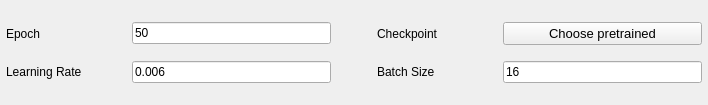
                <widget class="QWidget" name="t3_scrollAreaWidgetContents">
                 <property name="geometry">
                  <rect>
                   <x>0</x>
                   <y>0</y>
                   <width>708</width>
                   <height>105</height>
                  </rect>
                 </property>
                 <layout class="QGridLayout" name="gridLayout_15" columnstretch="3,5,1,3,5">
                  <property name="leftMargin">
                   <number>6</number>
                  </property>
                  <property name="topMargin">
                   <number>6</number>
                  </property>
                  <property name="rightMargin">
                   <number>6</number>
                  </property>
                  <property name="bottomMargin">
                   <number>6</number>
                  </property>
                  <property name="horizontalSpacing">
                   <number>6</number>
                  </property>
                  <property name="verticalSpacing">
                   <number>0</number>
                  </property>
                  <item row="3" column="1">
                   <widget class="QLineEdit" name="t3_retrain_lr">
                    <property name="text">
                     <string>0.006</string>
                    </property>
                   </widget>
                  </item>
                  <item row="2" column="0">
                   <widget class="QLabel" name="t3_retrain_lbl_epoch">
                    <property name="sizePolicy">
                     <sizepolicy hsizetype="Preferred" vsizetype="Preferred">
                      <horstretch>0</horstretch>
                      <verstretch>0</verstretch>
                     </sizepolicy>
                    </property>
                    <property name="maximumSize">
                     <size>
                      <width>16777215</width>
                      <height>28</height>
                     </size>
                    </property>
                    <property name="text">
                     <string>Epoch</string>
                    </property>
                   </widget>
                  </item>
                  <item row="3" column="0">
                   <widget class="QLabel" name="t3_retrain_lbl_lr">
                    <property name="maximumSize">
                     <size>
                      <width>16777215</width>
                      <height>28</height>
                     </size>
                    </property>
                    <property name="text">
                     <string>Learning Rate</string>
                    </property>
                   </widget>
                  </item>
                  <item row="2" column="1">
                   <widget class="QLineEdit" name="t3_retrain_epoch">
                    <property name="text">
                     <string>50</string>
                    </property>
                   </widget>
                  </item>
                  <item row="2" column="2">
                   <spacer name="horizontalSpacer_10">
                    <property name="orientation">
                     <enum>Qt::Horizontal</enum>
                    </property>
                    <property name="sizeHint" stdset="0">
                     <size>
                      <width>40</width>
                      <height>20</height>
                     </size>
                    </property>
                   </spacer>
                  </item>
                  <item row="3" column="2">
                   <spacer name="horizontalSpacer_11">
                    <property name="orientation">
                     <enum>Qt::Horizontal</enum>
                    </property>
                    <property name="sizeHint" stdset="0">
                     <size>
                      <width>40</width>
                      <height>20</height>
                     </size>
                    </property>
                   </spacer>
                  </item>
                  <item row="3" column="3">
                   <widget class="QLabel" name="t3_retrain_lbl_bsize">
                    <property name="sizePolicy">
                     <sizepolicy hsizetype="Preferred" vsizetype="Preferred">
                      <horstretch>0</horstretch>
                      <verstretch>0</verstretch>
                     </sizepolicy>
                    </property>
                    <property name="maximumSize">
                     <size>
                      <width>16777215</width>
                      <height>28</height>
                     </size>
                    </property>
                    <property name="text">
                     <string>Batch Size</string>
                    </property>
                   </widget>
                  </item>
                  <item row="3" column="4">
                   <widget class="QLineEdit" name="t3_retrain_bsize">
                    <property name="text">
                     <string>16</string>
                    </property>
                   </widget>
                  </item>
                  <item row="2" column="3">
                   <widget class="QLabel" name="t3_lbl_ckpt">
                    <property name="text">
                     <string>Checkpoint</string>
                    </property>
                   </widget>
                  </item>
                  <item row="2" column="4">
                   <widget class="QPushButton" name="t3_bt_checkpoint">
                    <property name="sizePolicy">
                     <sizepolicy hsizetype="Preferred" vsizetype="Preferred">
                      <horstretch>0</horstretch>
                      <verstretch>0</verstretch>
                     </sizepolicy>
                    </property>
                    <property name="font">
                     <font>
                      <pointsize>10</pointsize>
                     </font>
                    </property>
                    <property name="text">
                     <string>Choose pretrained</string>
                    </property>
                   </widget>
                  </item>
                 </layout>
                </widget>
